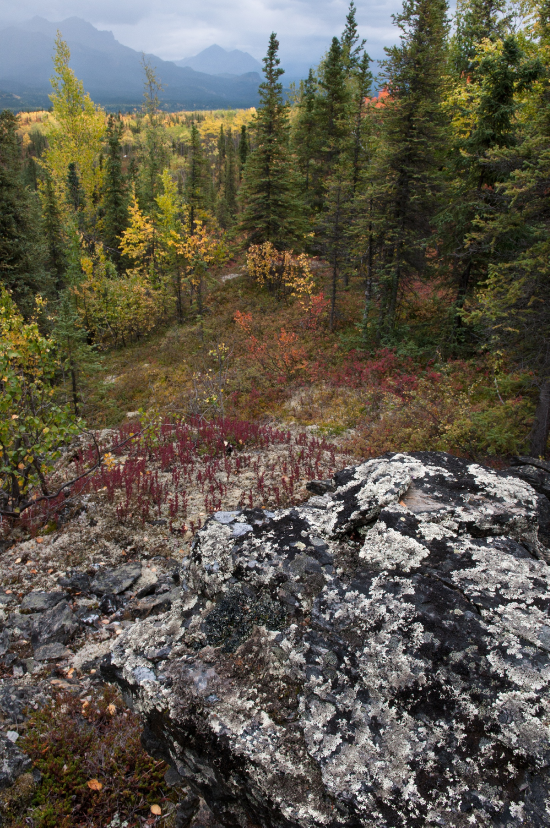
%> input picture Img_4.jpg, 1648 x 2482 px (shown at 1/3 size)
$ octave Img_4.m   (GNU Octave 9; MATLAB toolbox functions it lacks are replaced by stand-ins)
%> lines starting %> are read from the running program, lines starting %| are printed output that depends on the picture
### NoiseMap.m
function [ Map ] = NoiseMap(im ,BlockSize)
    YCbCr = double(rgb2ycbcr(im));
    Y = YCbCr(:,:,1);
    % cA is approximate component
    % cH is horizontal detail component
    % cV is vertical detail component
    % cD is diagonal detail component
    [cA1,cH,cV,cD] = dwt2(Y,'db8');

    cD = cD(1:floor(size(cD,1)/BlockSize)*BlockSize,1:floor(size(cD,2)/BlockSize)*BlockSize);
    Block = zeros(floor(size(cD,1)/BlockSize),floor(size(cD,2)/BlockSize),BlockSize.^2);

    for ii = 1:BlockSize:size(cD,1)-1
        for jj = 1:BlockSize:size(cD,2)-1
            blockElements = cD(ii:ii+BlockSize-1,jj:jj+BlockSize-1);
            Block((ii-1)/BlockSize+1,(jj-1)/BlockSize+1,:) = reshape(blockElements,[1 1 numel(blockElements)]);
        end
    end

    Map = median(abs(Block),3)./0.6745;
end

### analyze.m
function OutputMap = analyze( imPath )
    % Define the block size
    BlockSize=8;
    % Converted to 3-channel uint8 images.
    % im = CleanUpImage(imPath);
    im = imread(imPath);
    OutputMap = NoiseMap(im, BlockSize);
end

### Img_4.m
clc;
close all;

im = 'Img_4.jpg';           % Read the image

im22 = imread(im);
%> im22 is the input picture: size 2482x1648x3 uint8; mean R, G, B 93.7, 88.6, 75.4
[row,col] = size(im22);
%> row = 2482; col = 4944

OutputMap = analyze(im);
%> in NoiseMap, `YCbCr = double(rgb2ycbcr(im));`: YCbCr: size 2482x1648x3 double; mean of channels 1, 2, 3 92.1, 121.4, 131.2
%> in NoiseMap, `Y = YCbCr(:,:,1);`:
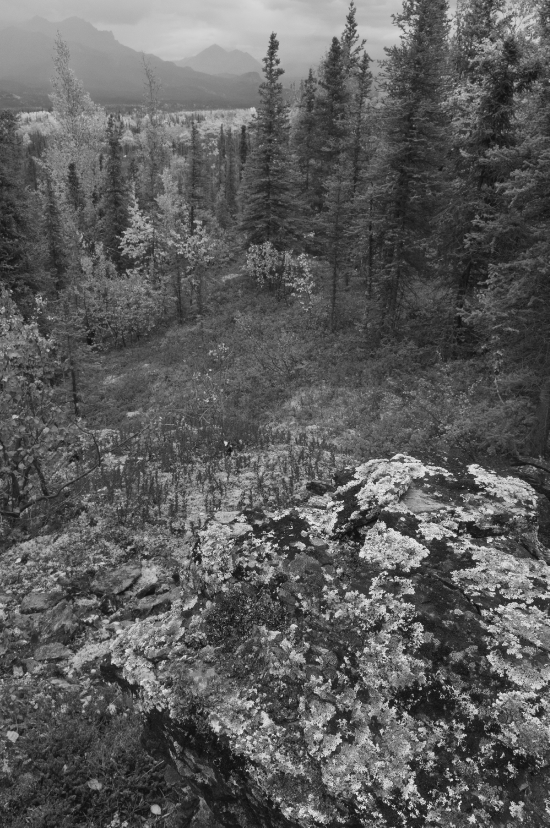
%> Y: size 2482x1648 double (shown at 1/3 size); min 16, max 235, mean 92.1
%> in NoiseMap, `[cA1,cH,cV,cD] = dwt2(Y,'db8');`:
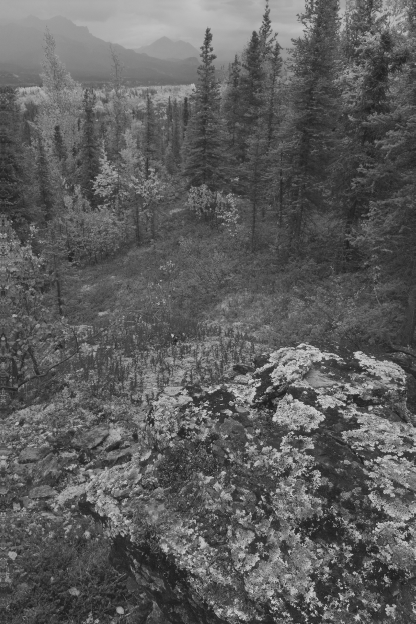
%> cA1: size 1248x831 double (shown at 1/2 size); min -42.27, max 575.6, mean 184.9; drawn with min black and max white
%> in NoiseMap, `[cA1,cH,cV,cD] = dwt2(Y,'db8');`:
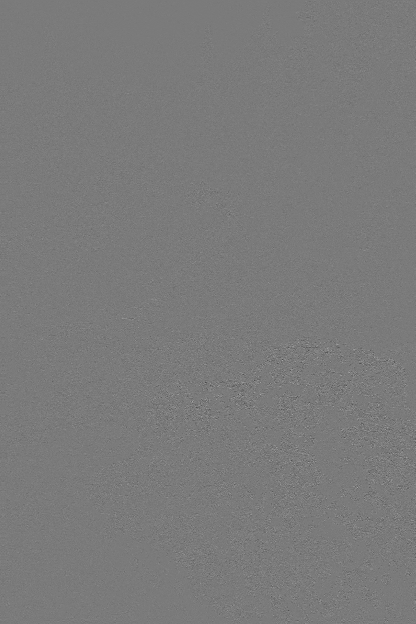
%> cH: size 1248x831 double (shown at 1/2 size); min -138.8, max 149.3, mean 0; drawn with min black and max white
%> in NoiseMap, `Map = median(abs(Block),3)./0.6745;`:
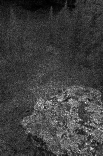
%> Map: size 156x103 double; min 0.284, max 23.8, mean 6.1; drawn with min black and max white

[m,n] = size(OutputMap);
%> m = 156; n = 103
img = OutputMap;
for i = 1:m
    for j = 1:n
        if(img(i,j) <0)      % Set the threshold
            img(i,j) = 255;
        else
            img(i,j) = 0;
        end
    end
end
%> img: size 156x103 double; every value is 0

im2 = uint8(img);
%> im2: size 156x103 uint8; every value is 0


A2 = imresize(im2,32);
se1 = strel('disk',16);     % Create a flat disc structure element with a radius of 16
%> (the run ends here)

$ run again, with Img_1.jpg copied over Img_4.jpg
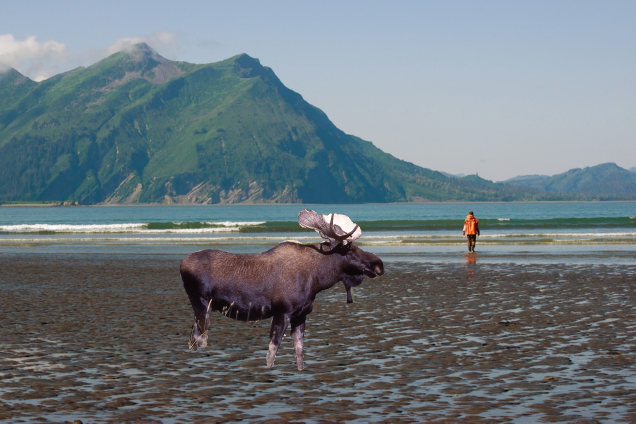
%> input picture Img_1.jpg, 1271 x 847 px (shown at 1/2 size)
%> im22 is the input picture: size 847x1271x3 uint8; mean R, G, B 110, 121.1, 127.5
%> YCbCr: size 847x1271x3 double; mean of channels 1, 2, 3 117.8, 132.4, 122.7
%> in NoiseMap, `[cA1,cH,cV,cD] = dwt2(Y,'db8');`:
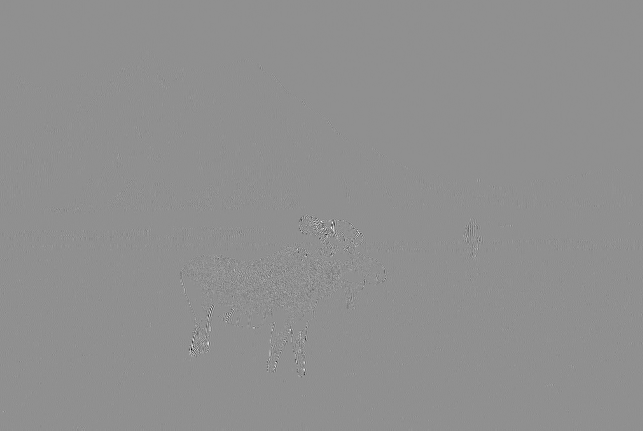
%> cV: size 431x643 double; min -145.4, max 111.9, mean 0; drawn with min black and max white
%> in NoiseMap, `Map = median(abs(Block),3)./0.6745;`:
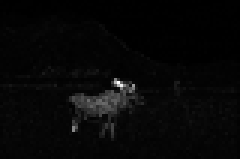
%> Map: size 53x80 double (shown 3 times larger); min 3.9e-30, max 30.19, mean 0.9; drawn with min black and max white
%> im2: size 53x80 uint8; every value is 0
%> A2: size 1696x2560 uint8; every value is 0

$ run again, with Img_2.jpg copied over Img_4.jpg
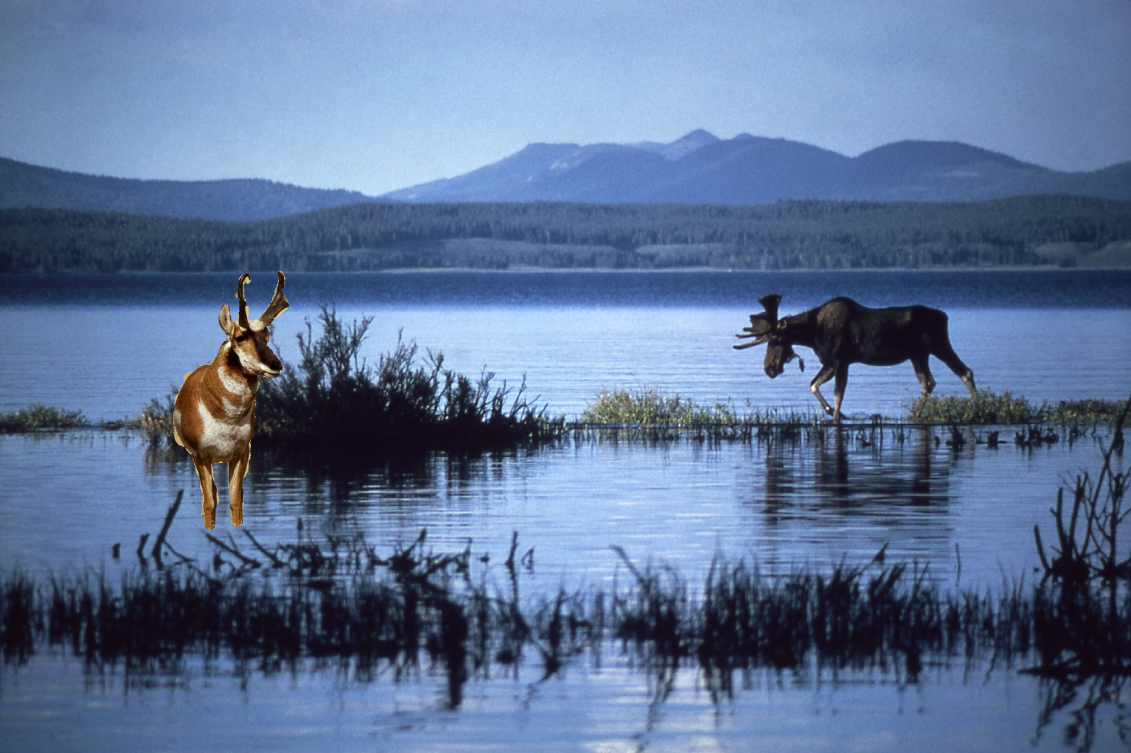
%> input picture Img_2.jpg, 3391 x 2258 px (shown at 1/3 size)
%> in NoiseMap, `[cA1,cH,cV,cD] = dwt2(Y,'db8');`:
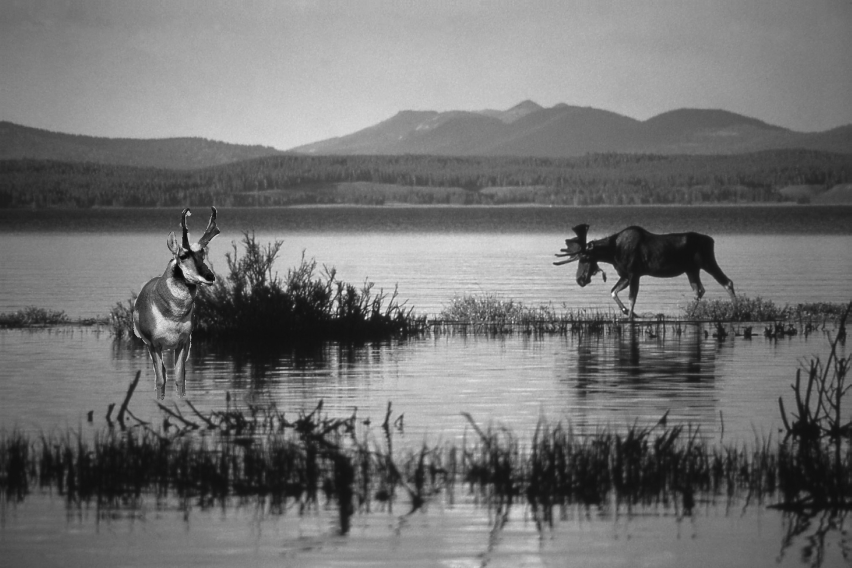
%> cA1: size 1136x1703 double (shown at 1/2 size); min 20.74, max 480.8, mean 227.8; drawn with min black and max white
%> in NoiseMap, `Map = median(abs(Block),3)./0.6745;`:
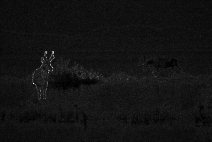
%> Map: size 142x212 double; min 0.00036, max 5.45, mean 0.41; drawn with min black and max white
%> im2: size 142x212 uint8; every value is 0
